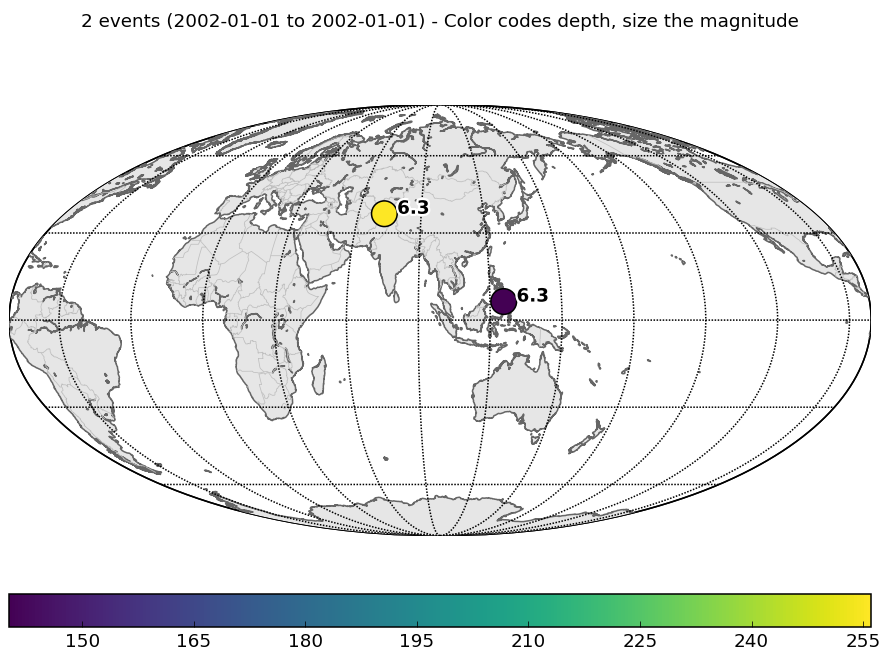

This figure's Python source:
from obspy import UTCDateTime
from obspy.clients.fdsn import Client
client = Client()
starttime = UTCDateTime("2002-01-01")
endtime = UTCDateTime("2002-01-02")
cat = client.get_events(starttime=starttime, endtime=endtime,
                        minmagnitude=6, catalog="ISC")
cat.plot()
